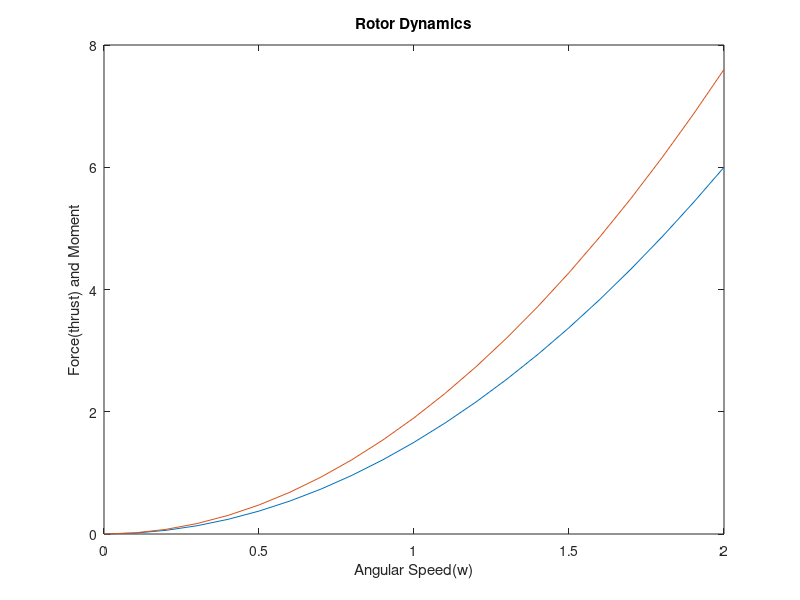

MATLAB code to generate this figure:
%Thrust or Force VS Angular Speed curve
w = 0:0.1: 2;
f = 1.5*w.^2;
title('Rotor Physics')
xlabel('Angular Speed(w)')
ylabel('Force(thrust) and Moment')

plot(w, f)
hold on
%Moment or drag VS Angular Speed curve
w = 0:0.1: 2;
m = 1.9*w.^2;
title('Rotor Dynamics')
xlabel('Angular Speed(w)')
ylabel('Force(thrust) and Moment')
plot(w, m)
